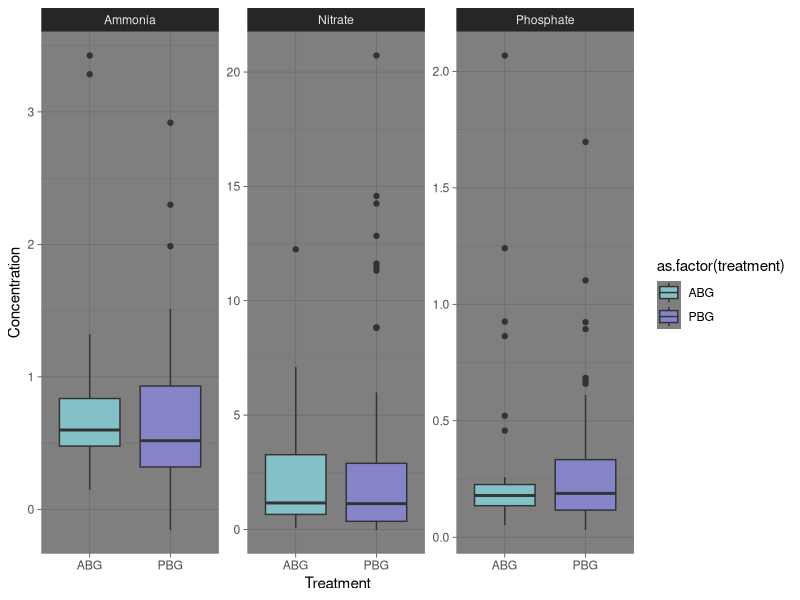

Generate this figure with R:
## ---- chunk 1
knitr::opts_knit$set(root.dir = '~/UNCG_DataWrangling')
## ---- chunk 2
library(tidyverse)
theme_set(theme_dark())
## ---- chunk 3
PBG_N <- read.csv('PBG_N_compiled_raw_2021.csv')
PBG_P <- read.csv('PBG_P_compiled_raw_2021.csv')
PBG_trts <- read.csv('PBG_trts.csv')
## ---- chunk 4
PBG_Combine <-rbind(PBG_N,PBG_P)%>%
  filter(grepl("U", sample))
## ---- chunk 5
PBG_Filter<- PBG_Combine %>% 
  group_by(Sample) %>% 
  filter(dilution == max(dilution, na.rm = TRUE)) %>% 
  separate(col = Sample, into = c('watershed', 'transect', 'plot', 'element'), sep = '-')%>%
  select(-element)%>%
  ungroup()

## ---- chunk 6
PBG_Merge <- merge(PBG_Filter,PBG_trts, by=c("watershed","transect","plot"),all.x=T)%>%
  mutate(test = ifelse(test=="HCl PO4_1",
    "Phosphate",ifelse(test=="KCL NO3_NO2 2", "Nitrate", "Ammonia")))
## ---- chunk 7
ggplot(PBG_Merge, aes(x=as.factor(treatment),y=as.numeric(concentration), fill=as.factor(treatment)))+
  geom_boxplot()+
 facet_wrap(facets=~test,scales="free_y")+
  xlab("Treatment")+
  ylab("Concentration")+
  scale_fill_manual(values=c("#84c0c8","#8584c8","#47214f"))
 

